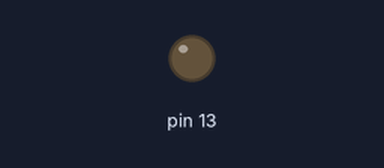
Bench run of a sketch on a simulated Arduino Uno, built with avr-gcc and run on an emulated ATmega328P. Parts: output pins drawn as LEDs (lit = HIGH).

Above: at 2.0 s.
At 6.0 s:
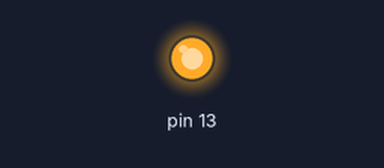
Timing chart, 0 to 10.4 s (numbered marks = the images above):
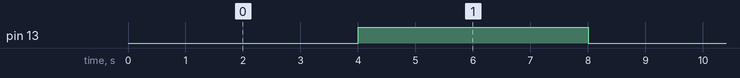

Measured:
- by itself, pin 13: alternates HIGH for 4.0 s and LOW for 4.0 s

The sketch:

Timer_16bits.ino
```cpp
/*
 *  Este programa trabalha a interrupção por time compare
 *  utilizando um TIMER (TIMER1) de 16 bits (contagem de 0 a 65535)
 *  Frequência da CPU = 16MHz
 */

#include <avr/io.h>
#include <util/delay.h>
#include <avr/interrupt.h>

/*
 * A função timer_init configura os registradores necessários para
 * que seja possível realizar interrupções por time compare, onde
 * OCR1 determina o valor máximo da contagem do registrador TCNT1.
 */
void timer_init()
{
  cli(); // Desabilidata todas as interrupções
  SREG |= (1 << SREG_I); // Bit I(7) do SREG --> ativador global de interrupções

  TCNT1 = 0; // Inicia o contador em 0

  OCR1A = 0xF424; // Seta o valor máximo da comparação = 62500
  TCCR1B |= (1 << WGM12); // Habilita o modo CTC
  TCCR1B |= (1 << CS12) | (1 << CS10); // 1024 prescaler
  TIMSK1 |= (1 << OCIE1A); // Habilitlita a interrupção por time compare

  sei();// Habilidata todas as interrupções
}

/*
 * A função gpio_init configura os registradores
 * das GPIO que se deseja utilizar.
 */
void gpio_init()
{
  DDRB |= (1 << DDB5);
  PORTB &= ~(1 << PORTB5);
}
int main()
{
  gpio_init();
  timer_init();
  while(1);
  return 0;
}
/*
 * A função ISR trata-se da rotina de interrução por timer compare
 * É inializada a cada vez que o timer alcança o valor máximo configurado,
 * o que seria a cada 4s
 */
ISR(TIMER1_COMPA_vect)
{
  PORTB ^= (1 << PORTB5); //Muda o estado do PB5
  TCNT1 = 0; // Garante que o contador reset
}
```
